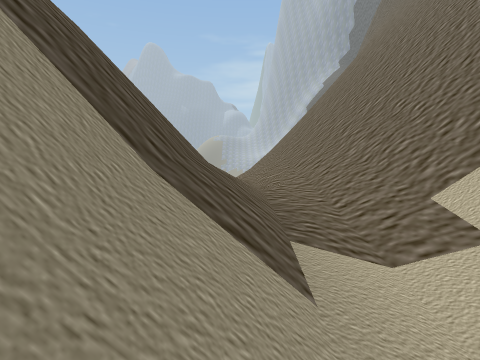
view 1 (above)

22 first-person views from a walk through a 3-D level made in the Unity game engine. The camera is 1.4 m above the floor, tilts 6° down and sees 80° across. The floor is counted in squares, 2 m on a side. Each view is taken from the middle of a square. On the plan, view 1 faces up. The plan holds only what a view shows up to about 10 squares ahead; the rest is blank. The place goes on beyond the plan. The player character is not drawn.

view 2
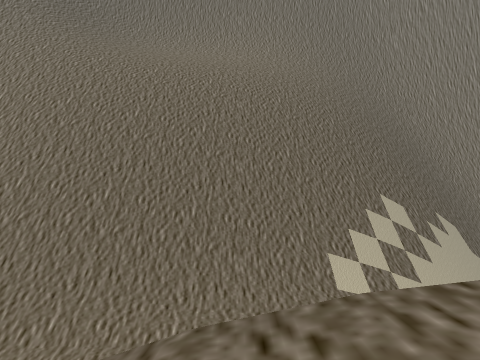

view 3
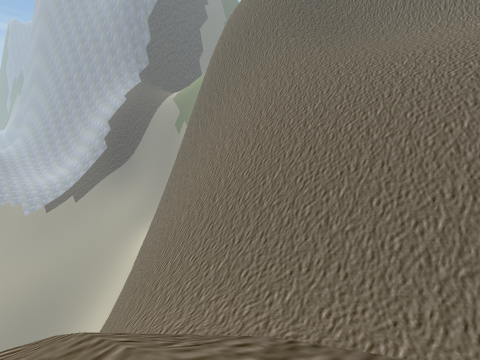

view 4
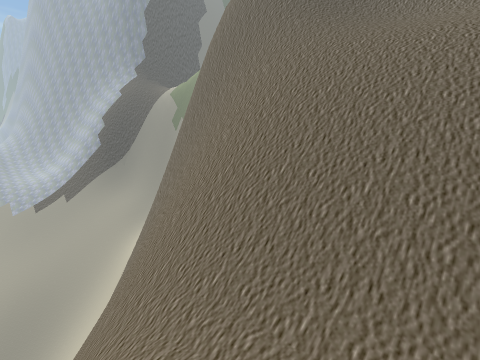

view 5
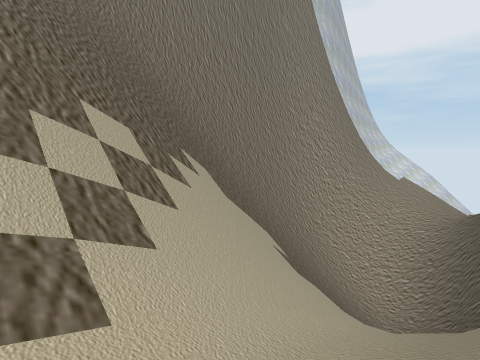

view 6
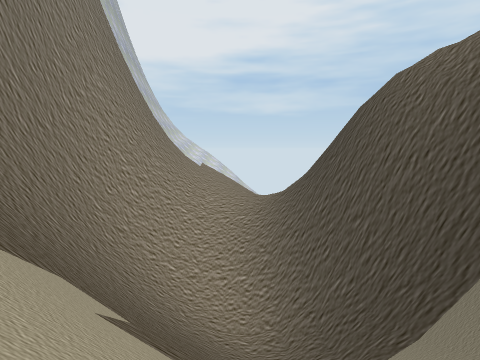

view 7
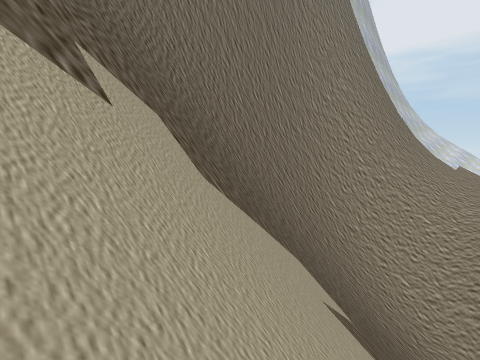

view 8
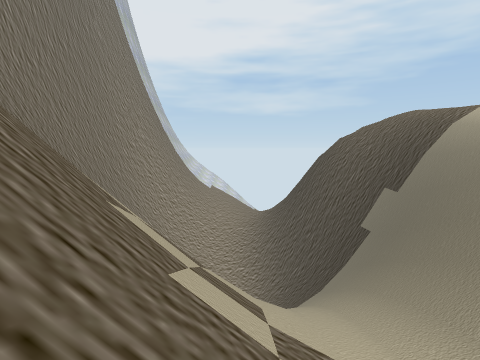

view 9
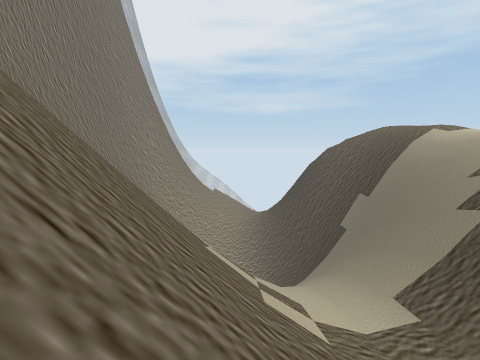

view 10
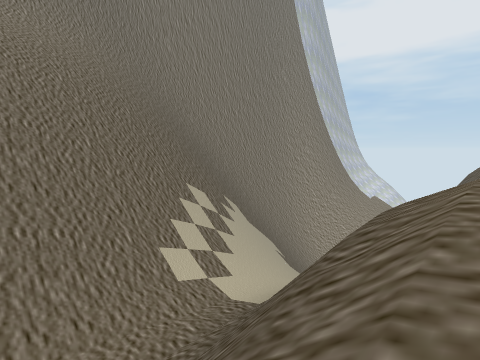

view 11
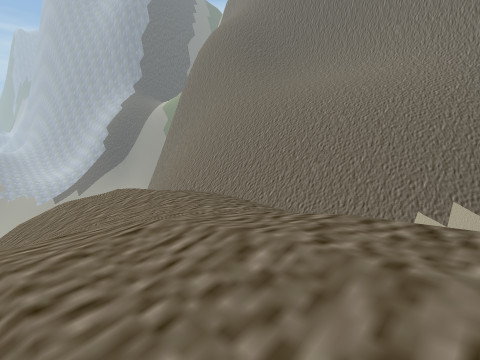

view 12
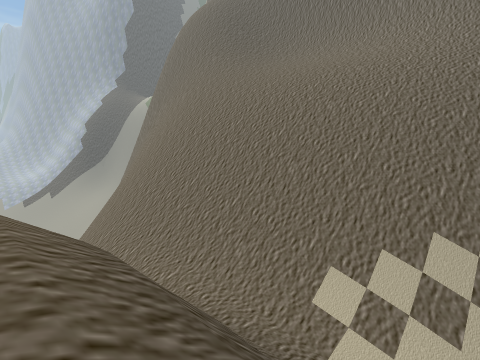

view 13
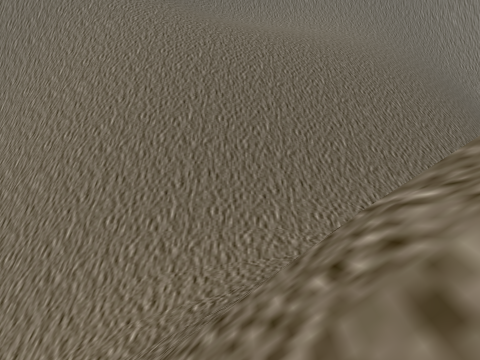

view 14
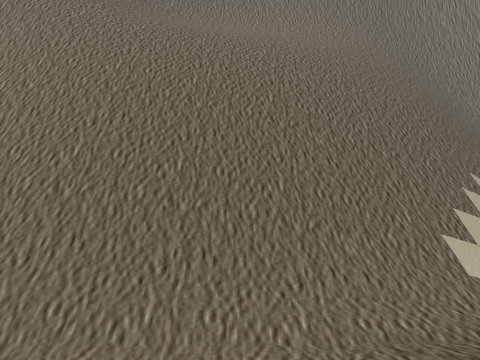

view 15
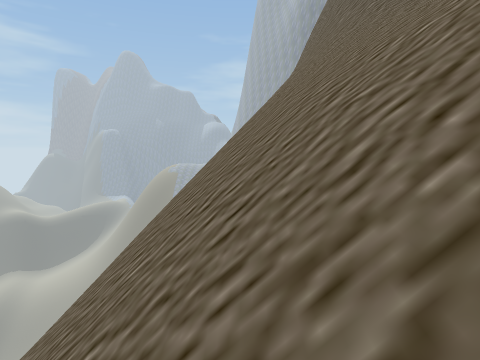

view 16
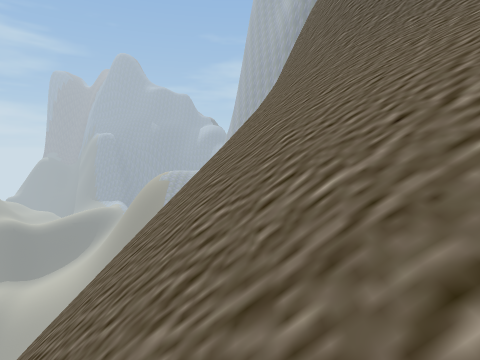

view 17
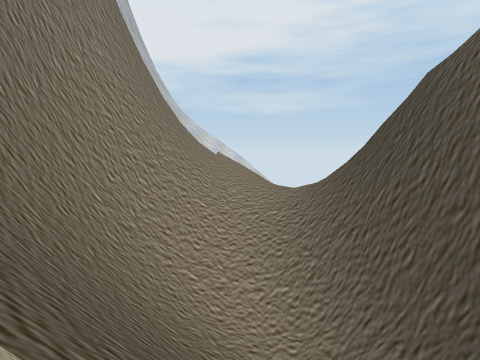

view 18
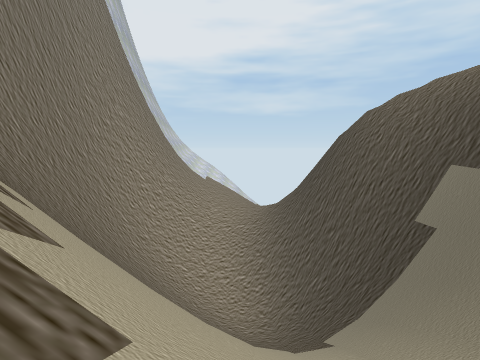

view 19
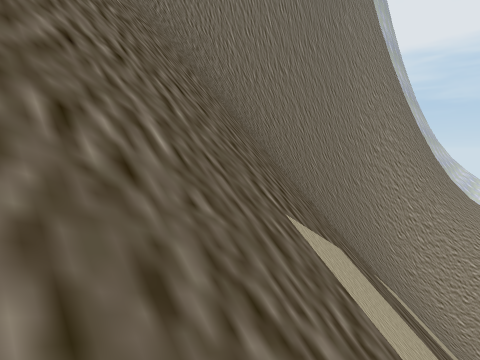

view 20
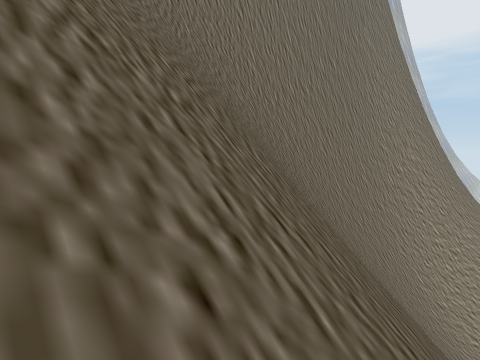

view 21
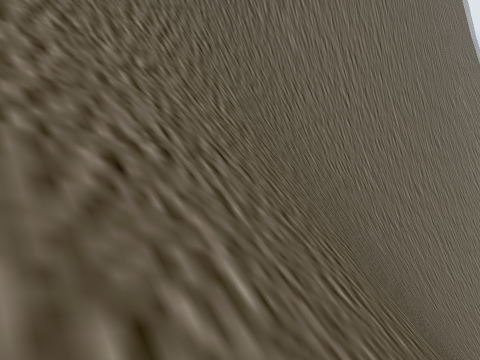

view 22
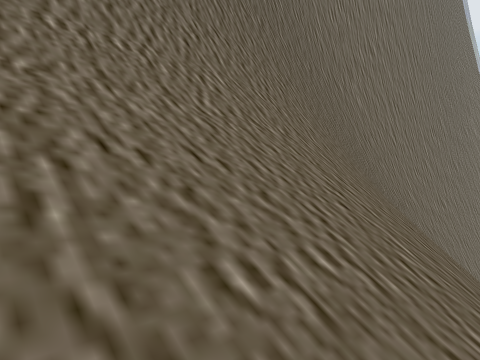

### Floor plan
Key: @ floor where view 1 was taken; # wall or solid block; x gap in a wall; . main floor; - floor 1.75 m lower than the main floor; _ floor 6.5 m lower than the main floor; < floor 9.75 m lower than the main floor; ( floor 16 m lower than the main floor; / step, stairs or slope; = window, fence, low wall or low ledge; v drop or lower ground.
Columns run from 6 left of view 1 to 13 right of it. Each row starts with its distance up from view 1.
 17           vv  #
 16       vv  vv  ##
 15      vvv# vv v###
 14      #x## vvvv=##
 13      #v## vvv//==
 12      //=##vv/////
 11     ////##vv/////
 10    /////=#v=/////
  9  ////////v//////
  8   // ///////////
  7  ///= _/////////
  6  /-/= _///////////
  5  /-/=//_//////////#
  4  /--=//_//////////#
  3  /..==/_//////////#
  2  /../=////////////#
  1 /..//=///////v////#
  0 /..//=@////=#vv///#
 -1 /..//#/////=# vvvv##
 -2   //v#/////=##vvvv##
 -3   //v#=////###vvvvv#
 -4   /vv##////##  vvvv#
 -5   /vv #////##   vv##
 -6   /vv ##///=##    ##
 -7   /vv ##////##
 -8   //vv #/(///#
 -9   //vv ##////#
-10    //v ##////#
-11      v##=///##
-12       ##////##
-13       #/<<//#

Where each view was taken, in squares from view 1:
view 1: 0 up, 0 right, facing up
view 2: 5 up, 4 left, facing right
view 3: 5 up, 4 left, facing up-right
view 4: 6 up, 3 left, facing up-right
view 5: 2 up, 0 right, facing down-right
view 6: 1 down, 3 right, facing down
view 7: 1 down, 3 right, facing down-right
view 8: 4 up, 3 right, facing down
view 9: 6 up, 3 right, facing down
view 10: 6 up, 3 left, facing down-right
view 11: 1 down, 6 left, facing up-right
view 12: 0 up, 3 left, facing up-right
view 13: 9 up, 5 left, facing right
view 14: 7 up, 3 left, facing right
view 15: 6 up, 6 right, facing up
view 16: 7 up, 7 right, facing up
view 17: 3 down, 4 right, facing down
view 18: 1 up, 3 right, facing down
view 19: 2 up, 4 right, facing down-right
view 20: 2 up, 5 right, facing down-right
view 21: 2 up, 9 right, facing down-right
view 22: 6 up, 9 right, facing down-right
